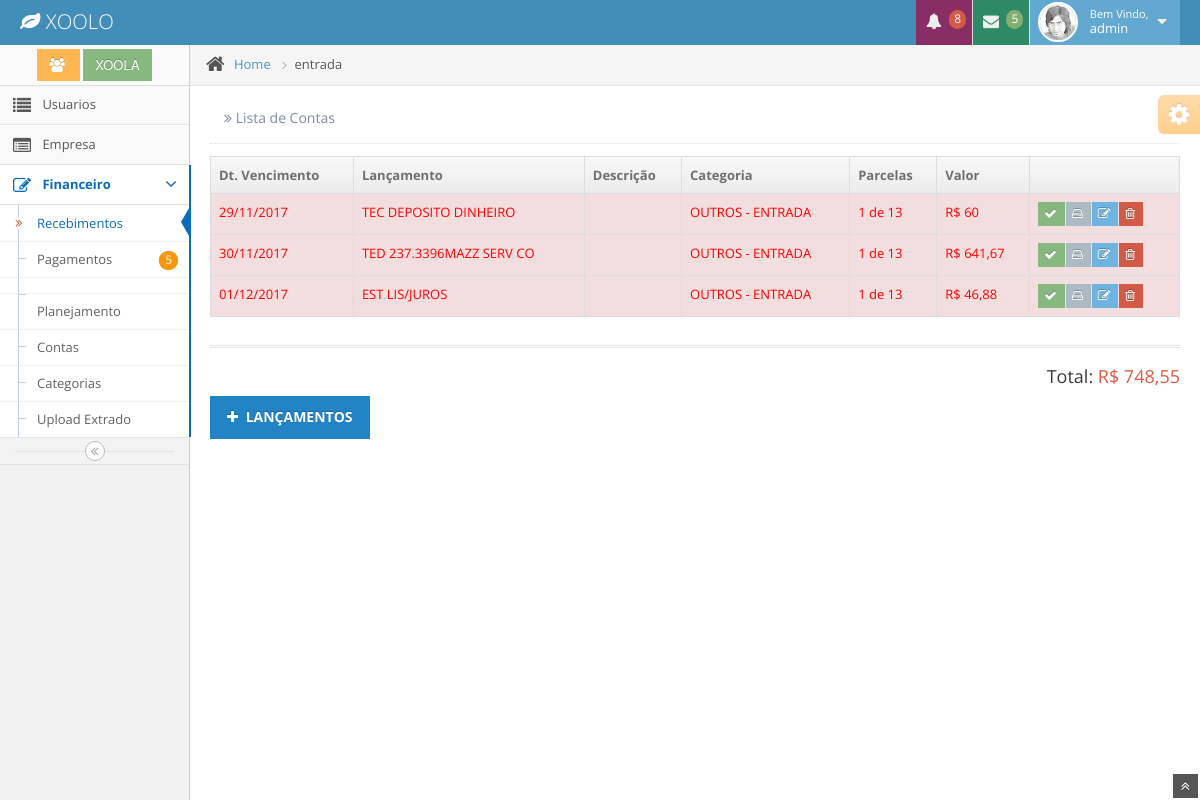
Page /movimentacao/0 (signed in) on the earlier database version.
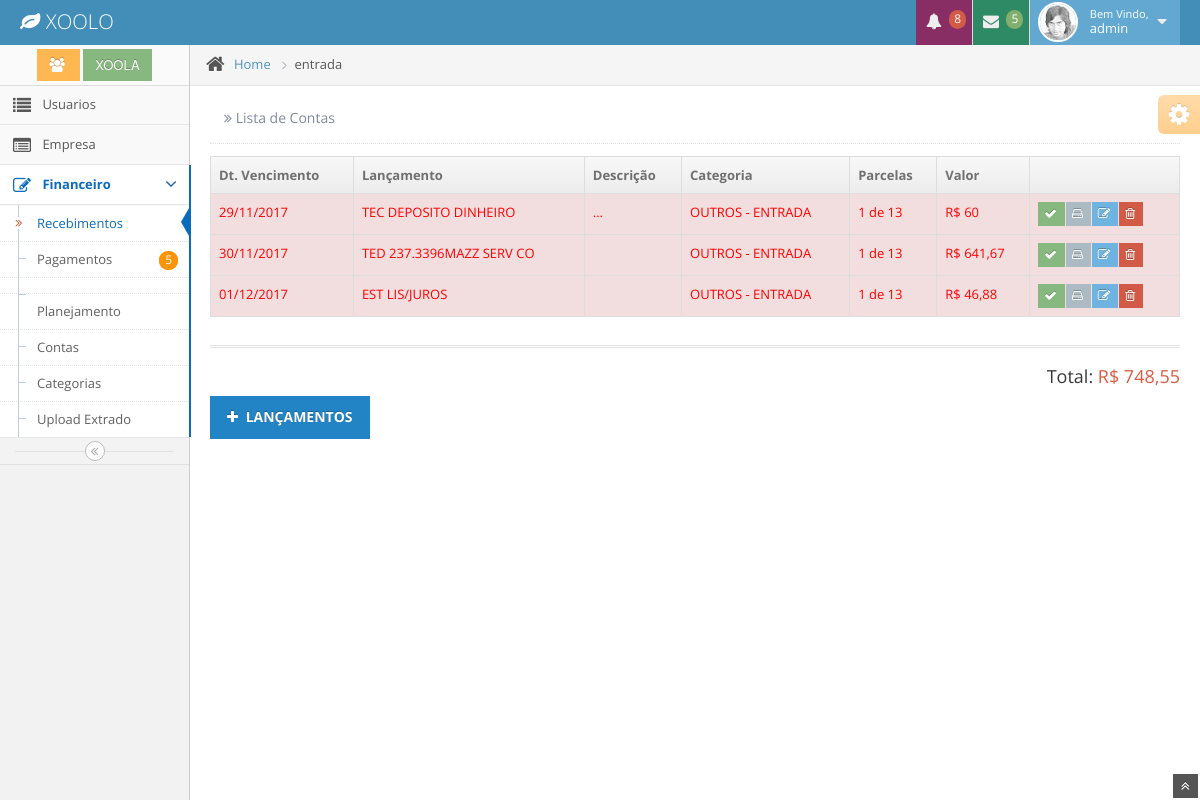
Same page on the later database version.
### app/model/__init__.py (models this page shows, shortened)
class Movimentacao(db.Model):
      id                = db.Column(db.Integer, primary_key=True)
      titulo            = db.Column(db.String(100), index=True)
      descricao         = db.Column(db.String(255), index=True)
      valor             = db.Column(db.Float)
      juros             = db.Column(db.Float,default=0)
      multa             = db.Column(db.Float,default=0)
      desconto          = db.Column(db.Float,default=0)
      data_v            = db.Column(db.Date)
      data_pagamento    = db.Column(db.Date)
      parcelas          = db.Column(db.Integer)
      parcelas_id       = db.Column(db.Integer)
      efetuado          = db.Column(db.Boolean)
      finalizada        = db.Column(db.Boolean, default=False)
      categoria_id      = db.Column(db.Integer, db.ForeignKey('categoria.id'))
      formapagamento_id = db.Column(db.Integer, db.ForeignKey('formapagamento.id'))
      empresa_id        = db.Column(db.Integer, db.ForeignKey('empresa.id'))
      conta_id          = db.Column(db.Integer, db.ForeignKey('conta.id'))
      docs              = db.relationship('Docs', secondary=Mov_Docs,  backref=db.backref('movimentacao',lazy='dynamic'))
      date_created      = db.Column(db.DateTime)
      date_modified     = db.Column(db.DateTime)

class Categoria(db.Model):
      id            = db.Column(db.Integer, primary_key=True)
      titulo        = db.Column(db.String(100), index=True)
      descricao     = db.Column(db.String(255), index=True)
      status        = db.Column(db.Integer)
      empresa_id    = db.Column(db.Integer, db.ForeignKey('empresa.id'))
      Movimentacao  = db.relationship('Movimentacao', backref='categoria', lazy='dynamic')
      Planejamento  = db.relationship('Planejamento', backref='categoria', lazy='dynamic')
      date_created  = db.Column(db.DateTime)
      date_modified = db.Column(db.DateTime)

### app/controllers/movimentacao/controllers.py (the view)
@movimentacao.route("/index/<int:mov_id>")
@movimentacao.route('/<int:mov_id>')
@login_required
def index(mov_id):
    if mov_id == 0:
       session['tela'] = "entrada"
    elif mov_id == 1:
       session['tela'] = "saida"
    todos = Movimentacao.query.join(Categoria, Movimentacao.categoria_id == Categoria.id).filter(Categoria.status == mov_id,Movimentacao.efetuado == None, Movimentacao.empresa_id == session['empresa'] ).order_by('data_v').all()
    soma  = sum([item.valor  for item in todos])
    return render_template('movimentacao/index.html',title='Lista de Contas',todos=todos, sum=soma)

### app/__init__.py (called while the page is built)
@app.context_processor
def utility_processor():
    def formatar_dinheiro(value):
        if type(value) == str:
           value = int(value)
        valor = format_decimal(value, format='#.##,##;(#)')
        return "R$ {}".format(valor)
    return dict(formatar_dinheiro=formatar_dinheiro)

### app/controllers/auth/controllers.py (called while the page is built)
@login_manager.user_loader
def user_loader(user_id):
    return Usuario.query.get(user_id)

### app/controllers/movimentacao/controllers.py (called while the page is built)
@movimentacao.context_processor
def dados():
    empresa = Empresa.query.get(session['empresa'])
    usuario = Usuario.query.get(current_user.id)
    hoje    = datetime.date.today()
    return dict(empresa=empresa.nome, usuario = usuario.nome, hoje=hoje)

### app/templates/movimentacao/index.html (shortened to what this page needs)
{% extends "layout/base.html" %}
{% block content %}
					<div class="row-fluid">
						<div class="span12">
							<div class="row-fluid">
								<div class="span12">
									<table id="sample-table-1" class="table table-striped table-bordered table-hover">
										<thead>
											<tr>
												<th class="hidden-480"> Dt. Vencimento</th>
												<th>Lançamento </th>
												<th>Descrição</th>
												<th>Categoria</th>
												<th>Parcelas</th>
												<th>Valor</th>
												<th></th>
											</tr>
										</thead>
										<tbody>
                                   {% for conta in todos %}
                                            {% if hoje >  conta.data_v %}
                                                <tr class="danger">
                                            {% elif hoje == conta.data_v %}
                                                <tr class="warning">
                                            {% else %}
                                                  <tr>
                                            {% endif %}
                                      <td >{{ conta.data_v.strftime('%d/%m/%Y') }}</td>
                                    <td class="hidden-480">{{ conta.titulo }}</td>
												<td>{{ conta.descricao[:30] }}</td>
												<td>{{ conta.categoria.titulo }}</td>
  				  					            <td>{{ parcelas(conta.parcelas,conta.parcelas_id)}}</td>
												<td>{{ formatar_dinheiro(conta.valor)}}</td>
												<td>
													<div class="hidden-phone visible-desktop btn-group">
														<a class="btn btn-mini btn-success" href="{{url_for('movimentacao.realizado', mov_id=conta.id)}}">
                                                         <i class="icon-ok bigger-120">   </i>
                                                     </a>
                                                     <a class="btn btn-mini btn-action" href="{{url_for('movimentacao.docs', mov_id=conta.id)}}">
                                                         <i class="icon-hdd  bigger-120">   </i>
                                                     </a>
                                                       <a class="btn btn-mini btn-info" href="{{url_for('movimentacao.edit', mov_id=conta.id)}}">
															<i class="icon-edit bigger-120">   </i>
														</a>
														<a class="btn btn-mini btn-danger" href="{{url_for('movimentacao.delete', mov_id=conta.id)}}">
															<i class="icon-trash bigger-120"></i>
														</a>
													</div>
												</td>
											</tr>
										{% endfor %}
										</tbody>
									</table>
								</div>
							</div>
    <div class="hr hr8 hr-double hr-dotted"></div>
         <div class="row-fluid">
            <div class="span5 pull-right">
                <h4 class="pull-right">
                    Total:
                    <span class="red">{{ formatar_dinheiro(sum)   }} </span>
                </h4>
            </div>
        </div>
  </div>
                           <div class="left">
											<a href="{{url_for('movimentacao.new')}}" class="btn btn-primary">
												<i class="icon-plus"></i>
												<strong>LANÇAMENTOS</strong>
											</a>
										</div>
						</div>
					</div>
				</div>
				<div class="ace-settings-container" id="ace-settings-container">
					<div class="btn btn-app btn-mini btn-warning ace-settings-btn" id="ace-settings-btn">
						<i class="icon-cog bigger-150"></i>
					</div>
				</div>
			</div>
		<a href="#" id="btn-scroll-up" class="btn-scroll-up btn btn-small btn-inverse">
			<i class="icon-double-angle-up icon-only bigger-110"></i>
		</a>
{% endblock %}

Differences in the rows shown:
changed Movimentacao "TEC DEPOSITO DINHEIRO": descricao (not shown) → "..."
